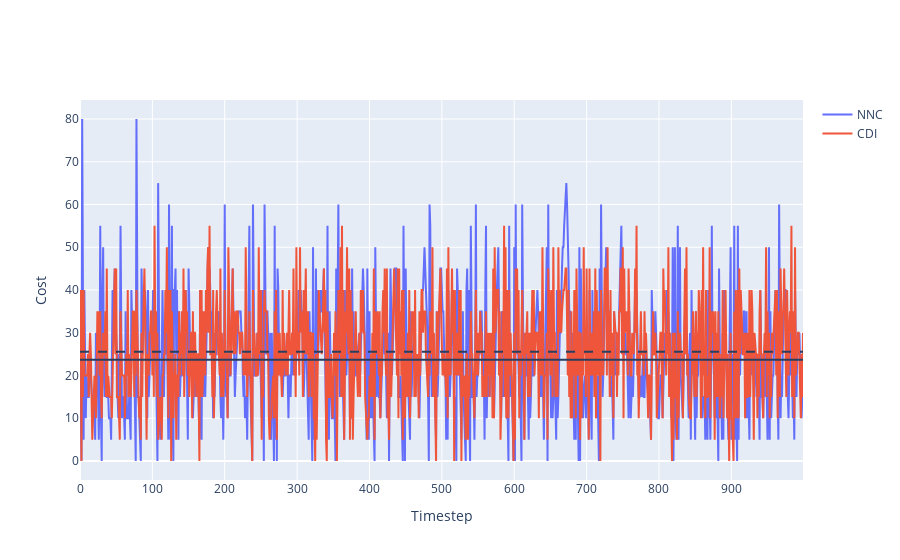

The notebook cell saved with this chart:
### Code cell
a = go.Scatter(y=[x.item() for x in nn_ci], name='NNC')
b = go.Scatter(y=[x.item() for x in cdi_ci], name='CDI')
fig = go.Figure([a,b])
fig.add_hline(nn_mean_cost.detach().item())
fig.add_hline(cdi_mean_cost.detach().item(),line={'dash':'dash'})
fig.layout.xaxis.title = 'Timestep'
fig.layout.yaxis.title = 'Cost'
fig

### Figure 1 — Plotly figure (JSON) as saved in the notebook; plotly's stock layout.template omitted (floating-point values rounded to 4 significant figures; data arrays with more than 128 entries replaced by an {"elided": "..."} marker saying what was removed)
{"data": [{"name": "NNC", "type": "scatter", "y": {"elided": "1000 int values"}}, {"name": "CDI", "type": "scatter", "y": {"elided": "1000 int values"}}], "layout": {"shapes": [{"type": "line", "x0": 0, "x1": 1, "xref": "x domain", "y0": 23.68, "y1": 23.68, "yref": "y"}, {"line": {"dash": "dash"}, "type": "line", "x0": 0, "x1": 1, "xref": "x domain", "y0": 25.57, "y1": 25.57, "yref": "y"}], "xaxis": {"title": {"text": "Timestep"}}, "yaxis": {"title": {"text": "Cost"}}}}
